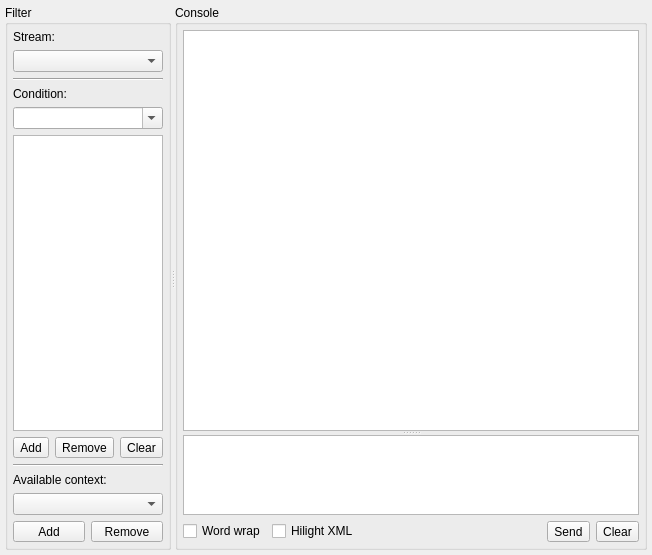
<?xml version="1.0" encoding="UTF-8"?>
<ui version="4.0">
 <class>ConsoleWidgetClass</class>
 <widget class="QWidget" name="ConsoleWidgetClass">
  <property name="geometry">
   <rect>
    <x>0</x>
    <y>0</y>
    <width>652</width>
    <height>555</height>
   </rect>
  </property>
  <property name="windowTitle">
   <string>XML Console</string>
  </property>
  <layout class="QVBoxLayout" name="verticalLayout_3">
   <property name="margin">
    <number>5</number>
   </property>
   <item>
    <widget class="QSplitter" name="sptHSplitter">
     <property name="orientation">
      <enum>Qt::Horizontal</enum>
     </property>
     <widget class="QGroupBox" name="grbFilter">
      <property name="sizePolicy">
       <sizepolicy hsizetype="Preferred" vsizetype="Preferred">
        <horstretch>1</horstretch>
        <verstretch>0</verstretch>
       </sizepolicy>
      </property>
      <property name="title">
       <string>Filter</string>
      </property>
      <layout class="QVBoxLayout" name="verticalLayout">
       <property name="margin">
        <number>5</number>
       </property>
       <item>
        <widget class="QLabel" name="lblStreamJid">
         <property name="text">
          <string>Stream:</string>
         </property>
         <property name="textFormat">
          <enum>Qt::PlainText</enum>
         </property>
        </widget>
       </item>
       <item>
        <widget class="QComboBox" name="cmbStreamJid"/>
       </item>
       <item>
        <widget class="Line" name="line_2">
         <property name="orientation">
          <enum>Qt::Horizontal</enum>
         </property>
        </widget>
       </item>
       <item>
        <widget class="QLabel" name="lblCondition">
         <property name="text">
          <string>Condition:</string>
         </property>
         <property name="textFormat">
          <enum>Qt::PlainText</enum>
         </property>
        </widget>
       </item>
       <item>
        <widget class="QComboBox" name="cmbCondition">
         <property name="editable">
          <bool>true</bool>
         </property>
         <property name="insertPolicy">
          <enum>QComboBox::InsertAlphabetically</enum>
         </property>
        </widget>
       </item>
       <item>
        <widget class="QListWidget" name="ltwConditions"/>
       </item>
       <item>
        <layout class="QHBoxLayout" name="horizontalLayout">
         <item>
          <widget class="QToolButton" name="tlbAddCondition">
           <property name="sizePolicy">
            <sizepolicy hsizetype="Preferred" vsizetype="Fixed">
             <horstretch>0</horstretch>
             <verstretch>0</verstretch>
            </sizepolicy>
           </property>
           <property name="text">
            <string>Add</string>
           </property>
          </widget>
         </item>
         <item>
          <widget class="QToolButton" name="tlbRemoveCondition">
           <property name="sizePolicy">
            <sizepolicy hsizetype="Preferred" vsizetype="Fixed">
             <horstretch>0</horstretch>
             <verstretch>0</verstretch>
            </sizepolicy>
           </property>
           <property name="text">
            <string>Remove</string>
           </property>
          </widget>
         </item>
         <item>
          <widget class="QToolButton" name="tlbClearCondition">
           <property name="sizePolicy">
            <sizepolicy hsizetype="Preferred" vsizetype="Fixed">
             <horstretch>0</horstretch>
             <verstretch>0</verstretch>
            </sizepolicy>
           </property>
           <property name="text">
            <string>Clear</string>
           </property>
          </widget>
         </item>
        </layout>
       </item>
       <item>
        <widget class="Line" name="line">
         <property name="orientation">
          <enum>Qt::Horizontal</enum>
         </property>
        </widget>
       </item>
       <item>
        <widget class="QLabel" name="lblContext">
         <property name="text">
          <string>Available context:</string>
         </property>
         <property name="textFormat">
          <enum>Qt::PlainText</enum>
         </property>
        </widget>
       </item>
       <item>
        <widget class="QComboBox" name="cmbContext"/>
       </item>
       <item>
        <layout class="QHBoxLayout" name="horizontalLayout_3">
         <item>
          <widget class="QToolButton" name="tlbAddContext">
           <property name="sizePolicy">
            <sizepolicy hsizetype="Preferred" vsizetype="Fixed">
             <horstretch>0</horstretch>
             <verstretch>0</verstretch>
            </sizepolicy>
           </property>
           <property name="text">
            <string>Add</string>
           </property>
          </widget>
         </item>
         <item>
          <widget class="QToolButton" name="tlbRemoveContext">
           <property name="sizePolicy">
            <sizepolicy hsizetype="Preferred" vsizetype="Fixed">
             <horstretch>0</horstretch>
             <verstretch>0</verstretch>
            </sizepolicy>
           </property>
           <property name="text">
            <string>Remove</string>
           </property>
          </widget>
         </item>
        </layout>
       </item>
      </layout>
     </widget>
     <widget class="QGroupBox" name="grbConsole">
      <property name="sizePolicy">
       <sizepolicy hsizetype="Preferred" vsizetype="Preferred">
        <horstretch>3</horstretch>
        <verstretch>0</verstretch>
       </sizepolicy>
      </property>
      <property name="title">
       <string>Console</string>
      </property>
      <layout class="QVBoxLayout" name="verticalLayout_2">
       <property name="margin">
        <number>5</number>
       </property>
       <item>
        <widget class="QSplitter" name="sptVSplitter">
         <property name="orientation">
          <enum>Qt::Vertical</enum>
         </property>
         <widget class="QTextEdit" name="tedConsole">
          <property name="sizePolicy">
           <sizepolicy hsizetype="Expanding" vsizetype="Expanding">
            <horstretch>0</horstretch>
            <verstretch>5</verstretch>
           </sizepolicy>
          </property>
          <property name="lineWrapMode">
           <enum>QTextEdit::NoWrap</enum>
          </property>
          <property name="readOnly">
           <bool>true</bool>
          </property>
         </widget>
         <widget class="QTextEdit" name="tedSendXML">
          <property name="sizePolicy">
           <sizepolicy hsizetype="Expanding" vsizetype="Preferred">
            <horstretch>0</horstretch>
            <verstretch>1</verstretch>
           </sizepolicy>
          </property>
          <property name="undoRedoEnabled">
           <bool>false</bool>
          </property>
          <property name="acceptRichText">
           <bool>false</bool>
          </property>
         </widget>
        </widget>
       </item>
       <item>
        <layout class="QHBoxLayout" name="horizontalLayout_2">
         <item>
          <widget class="QCheckBox" name="chbWordWrap">
           <property name="text">
            <string>Word wrap</string>
           </property>
          </widget>
         </item>
         <item>
          <widget class="QCheckBox" name="chbHilightXML">
           <property name="text">
            <string>Hilight XML</string>
           </property>
           <property name="tristate">
            <bool>true</bool>
           </property>
          </widget>
         </item>
         <item>
          <spacer name="horizontalSpacer">
           <property name="orientation">
            <enum>Qt::Horizontal</enum>
           </property>
           <property name="sizeHint" stdset="0">
            <size>
             <width>40</width>
             <height>20</height>
            </size>
           </property>
          </spacer>
         </item>
         <item>
          <widget class="QToolButton" name="tlbSendXML">
           <property name="text">
            <string>Send</string>
           </property>
          </widget>
         </item>
         <item>
          <widget class="QToolButton" name="tlbClearConsole">
           <property name="text">
            <string>Clear</string>
           </property>
          </widget>
         </item>
        </layout>
       </item>
      </layout>
     </widget>
    </widget>
   </item>
  </layout>
 </widget>
 <layoutdefault spacing="6" margin="11"/>
 <resources/>
 <connections/>
</ui>
